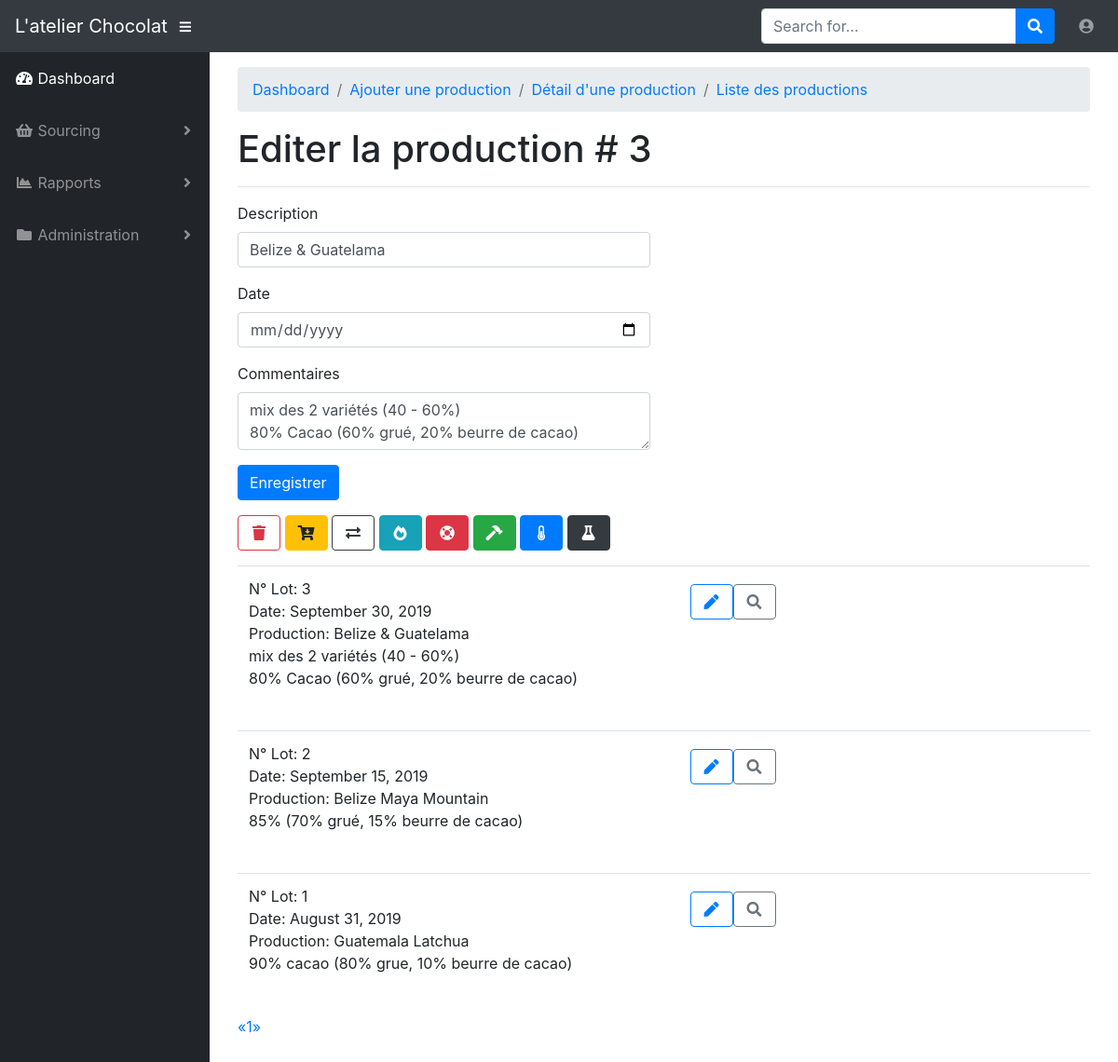
Page /edit_production/3 (signed in) on the earlier database version.
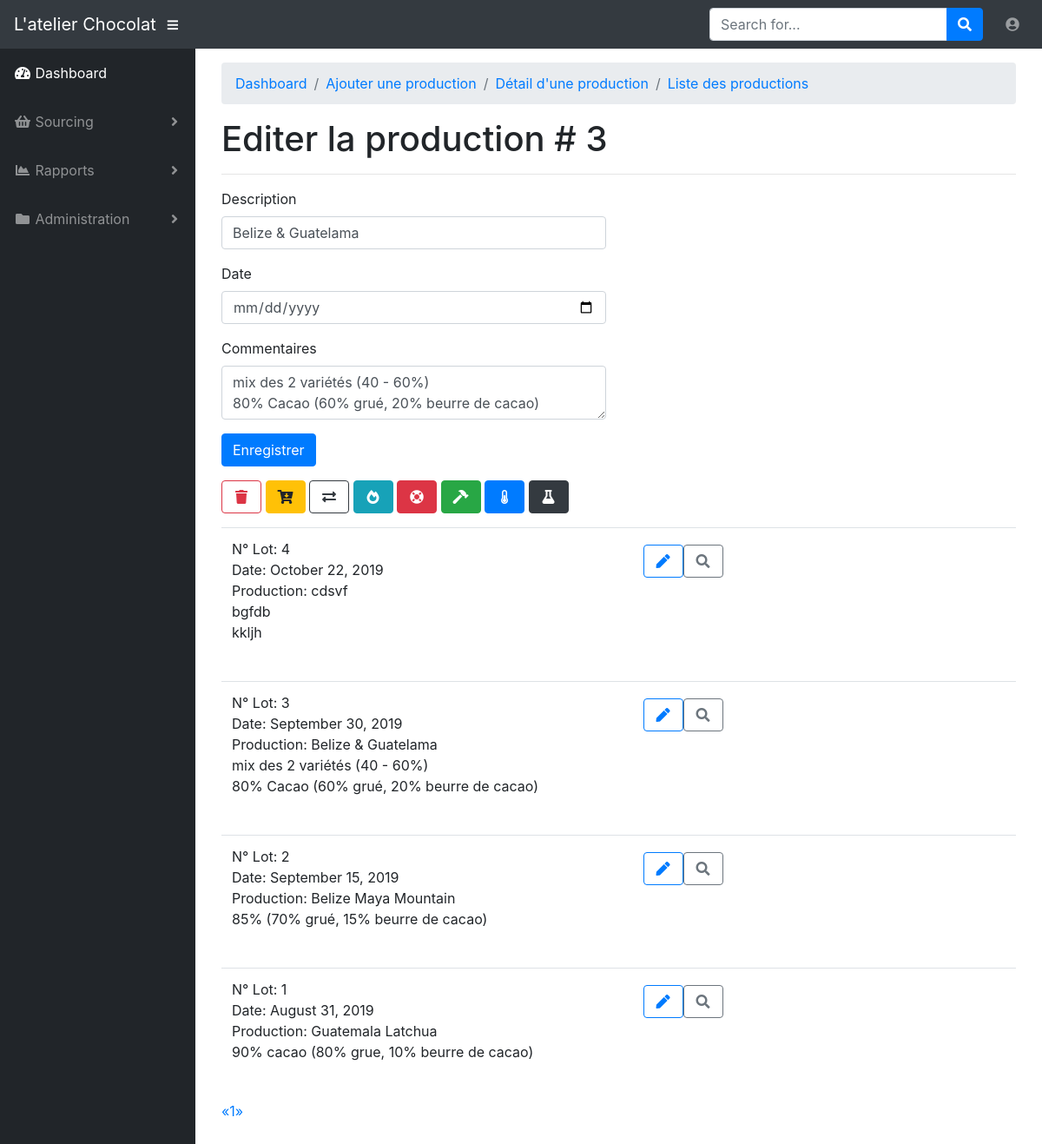
Same page on the later database version.
### app/models.py (models this page shows, shortened)
class Production(db.Model):
    id = db.Column(db.Integer, primary_key=True)
    date = db.Column(db.Date, index=True)
    name = db.Column(db.String(64), index=True)
    comment = db.Column(db.Text())
    timestamp = db.Column(db.DateTime, index=True, default=datetime.utcnow)
    user_id = db.Column(db.Integer, db.ForeignKey('user.id'))
    production_items = db.relationship('ProductionItem', backref='production_production_item', lazy='dynamic')

### app/productions/routes.py (the view)
@bp.route('/edit_production/<id>', methods=['GET', 'POST'])
@login_required
def edit_production(id):
    production = Production.query.filter_by(id=id).first()
    form = EditProductionForm()
    if form.validate_on_submit():
        production.name = form.name.data
        production.date = form.date.data
        production.comment = form.comment.data
        db.session.add(production)
        db.session.commit()
        flash('Vos modifications ont bien été enregistrées', 'success')
        return redirect(url_for('productions.add_production'))
    elif request.method == 'GET':
        form.name.data = production.name
        form.date.data = production.date
        form.comment.data = production.comment
    page = request.args.get('page', 1, type=int)
    pagination = Production.query.order_by(Production.id.desc()).paginate(page, current_app.config['PRODUCTIONS_PER_PAGE'], False)
    productions = pagination.items
    return render_template('productions/edit_production.html', title='Editer une Production', form=form,
                           productions=productions, pagination=pagination, id=id)

### app/productions/forms.py
class EditProductionForm(FlaskForm):
    name = StringField('Description', validators=[DataRequired()])
    date = DateField('Date', validators=[DataRequired()], format='%d/%m/%Y', default=datetime.date.today(),
                     id='date_picker')
    comment = TextAreaField('Commentaires', validators=[Length(min=0, max=256)])
    submit = SubmitField('Enregistrer')

### app/models.py (called while the page is built)
@login.user_loader
def load_user(id):
    return User.query.get(int(id))

### app/productions/routes.py (called while the page is built)
@bp.before_request
def before_request():
    g.locale = str(get_locale())

### app/templates/productions/edit_production.html (shortened to what this page needs)
{% extends "base.html" %}
{% import 'bootstrap/wtf.html' as wtf %}
{% import "_macros.html" as macros %}
{% block app_content %}
    <div id="wrapper">
        <div id="content-wrapper">
            <div class="container-fluid">
            <ol class="breadcrumb">
                <li class="breadcrumb-item active"><a href="{{ url_for('main.index') }}">Dashboard</a></li>
                <li class="breadcrumb-item active"><a href="{{ url_for('productions.add_production') }}">Ajouter une production</a></li>
                <li class="breadcrumb-item active"><a href="{{ url_for('productions.select_production_item') }}">Détail d'une production</a></li>
                <li class="breadcrumb-item active"><a href="{{ url_for('productions.list_of_productions') }}">Liste des productions</a></li>
            </ol>
            <h1>Editer la production # {{ id }}</h1>
            <hr>
            <table class="table table-hover">
                <tr>
                    <div class="row">
                        <div class="col-sm-6">
                            {{ wtf.quick_form(form, button_map={'submit': 'primary'}) }}
                            <form method="post" action="{{ url_for('productions.delete_production', id=id) }}"><a><button type="submit" class="btn btn-outline-danger"><i class="fas fa-fw fa-trash"></i></button></a></form>
                            <a href="{{ url_for('productions.add_production_item') }}"><button type="submit" class="btn btn-warning"><i class="fas fa-fw fa-cart-arrow-down"></i></button></a>
                            <a href="{{ url_for('productions.select_production_item', id=id) }}"><button type="submit" class="btn btn-outline-dark"><i class="fas fa-fw fa-exchange-alt"></i></button></a>
                            <a href="{{ url_for('productions.select_production_item', id=id) }}"><button type="submit" class="btn btn-info"><i class="fas fa-fw fa-fire-alt"></i></button></a>
                            <a href="{{ url_for('productions.select_production_item', id=id) }}"><button type="submit" class="btn btn-danger"><i class="fas fa-fw fa-life-ring"></i></button></a>
                            <a href="{{ url_for('productions.select_production_item', id=id) }}"><button type="submit" class="btn btn-success"><i class="fas fa-fw fa-hammer"></i></button></a>
                            <a href="{{ url_for('productions.select_production_item', id=id) }}"><button type="submit" class="btn btn-primary"><i class="fas fa-fw fa-thermometer-half"></i></button></a>
                            <a href="{{ url_for('productions.select_production_item', id=id) }}"><button type="submit" class="btn btn-dark"><i class="fas fa-fw fa-flask"></i></button></a>
                        </div>
                    </div>
                </tr>
                <tr>
                    <div class="col-sm-6">
                        <div class="pagination">
                            {% for production in productions %}
                                {% include 'productions/_production.html' %}
                            {% endfor %}
                        {{ macros.pagination_widget(pagination, 'productions.edit_production', id=id) }}
                        </div>
                    </div>
                </tr>
            </table>
            </div>
        </div>
    </div>
{% endblock %}
{% block scripts %}
    {{ super() }}
    <link rel="stylesheet" type="text/css" href="{{ url_for('static', filename='css/bootstrap-datepicker3.min.css') }}" />
{% endblock %}

### app/templates/base.html (shortened to what this page needs)
{% extends 'bootstrap/base.html' %}
{% block head %}
  <link href="/static/vendor/fontawesome-free/css/all.min.css" rel="stylesheet" type="text/css">
  <link href="/static/vendor/datatables/dataTables.bootstrap4.css" rel="stylesheet">
  <link href="/static/css/sb-admin.css" rel="stylesheet">
{% endblock %}
{% block navbar %}
 <nav class="navbar navbar-expand navbar-dark bg-dark static-top">
    <a class="navbar-brand mr-1" href="{{ url_for('main.index') }}">L'atelier Chocolat</a>
    <button class="btn btn-link btn-sm text-white order-1 order-sm-0" id="sidebarToggle" href="#">
      <i class="fas fa-bars"></i>
    </button>
    <form class="d-none d-md-inline-block form-inline ml-auto mr-0 mr-md-3 my-2 my-md-0">
      <div class="input-group">
        <input type="text" class="form-control" placeholder="Search for..." aria-label="Search" aria-describedby="basic-addon2">
        <div class="input-group-append">
          <button class="btn btn-primary" type="button">
            <i class="fas fa-search"></i>
          </button>
        </div>
      </div>
    </form>
     <ul class="navbar-nav ml-auto ml-md-0">
         <li class="nav-item dropdown no-arrow">
        <a class="nav-link dropdown-toggle" href="#" id="userDropdown" role="button" data-toggle="dropdown" aria-haspopup="true" aria-expanded="false">
          <i class="fas fa-user-circle fa-fw"></i>
        </a>
      </li>
     </ul>
  </nav>
{% endblock %}
{% block content %}
  <div id="wrapper">
    <ul class="sidebar navbar-nav">
      <li class="nav-item active">
        <a class="nav-link" href="{{ url_for('main.index') }}">
          <i class="fas fa-fw fa-tachometer-alt"></i>
          <span>Dashboard</span>
        </a>
      </li>
      {% if current_user.is_anonymous %}
      {% else %}
      <li class="nav-item dropdown">
        <a class="nav-link dropdown-toggle" href="#" id="pagesDropdown" role="button" data-toggle="dropdown" aria-haspopup="true" aria-expanded="false">
          <i class="fas fa-fw fa-shopping-basket"></i>
          <span>Sourcing</span>
        </a>
      </li>
      <li class="nav-item dropdown">
        <a class="nav-link dropdown-toggle" href="#" id="pagesDropdown" role="button" data-toggle="dropdown" aria-haspopup="true" aria-expanded="false">
          <i class="fas fa-fw fa-chart-area"></i>
          <span>Rapports</span>
        </a>
      </li>
      <li class="nav-item dropdown">
        <a class="nav-link dropdown-toggle" href="#" id="pagesDropdown" role="button" data-toggle="dropdown" aria-haspopup="true" aria-expanded="false">
          <i class="fas fa-fw fa-folder"></i>
          <span>Administration</span>
        </a>
      </li>
      {% endif %}
    </ul>
    <div class="container">
        {% block app_content %}{% endblock %}
    </div>
  </div>
{% endblock %}
{% block scripts %}
    <link rel="stylesheet" type="text/css" href="{{ url_for('static', filename='css/bootstrap-datepicker3.min.css') }}" />
{% endblock %}

### app/templates/_macros.html
{% macro pagination_widget(pagination, endpoint) %}
<ul class="pagination">
    <li{% if not pagination.has_prev %} class="disabled"{% endif %}>
        <a href="{% if pagination.has_prev %}{{ url_for(endpoint, page=pagination.prev_num, **kwargs) }}{% else %}#{% endif %}">
            &laquo;
        </a>
    </li>
    {% for p in pagination.iter_pages() %}
        {% if p %}
            {% if p == pagination.page %}
            <li class="active">
                <a href="{{ url_for(endpoint, page = p, **kwargs) }}">{{ p }}</a>
            </li>
            {% else %}
            <li>
                <a href="{{ url_for(endpoint, page = p, **kwargs) }}">{{ p }}</a>
            </li>
            {% endif %}
        {% else %}
        <li class="disabled"><a href="#">&hellip;</a></li>
        {% endif %}
    {% endfor %}
    <li{% if not pagination.has_next %} class="disabled"{% endif %}>
        <a href="{% if pagination.has_next %}{{ url_for(endpoint, page=pagination.next_num, **kwargs) }}{% else %}#{% endif %}">
            &raquo;
        </a>
    </li>
</ul>
{% endmacro %}

### app/templates/productions/_production.html
<table class="table table-hover">
    <tr>
        <td>
            <div class="row">
                <div class="col-sm-6">
                    <p>N° Lot: {{ production.id }}<br>
                    Date: {{ moment(production.date).format('LL') }}<br>
                    Production: {{ production.name }}<br>
                    {% autoescape false %}
                    {{ production.comment | replace("\n", "<br/>") }}<br>
                    {% endautoescape %}</p>
                </div>
                <div class="col-sm-2">
                    <div class="btn btn-group">
                        <a href="{{ url_for('productions.edit_production', id=production.id) }}"><button class="btn btn-outline-primary"><i class="fas fa-fw fa-pen"></i></button></a>
                        <a href="{{ url_for('productions.view_production_items', id=production.id) }}"><button class="btn btn-outline-secondary"><i class="fas fa-fw fa-search"></i></button></a>
                    </div>
                </div>
            </div>
        </td>
    </tr>
</table>

Differences in the rows shown:
added Production: id "4", date "October 22, 2019", name "cdsvf", comment "bgfdb kkljh"
